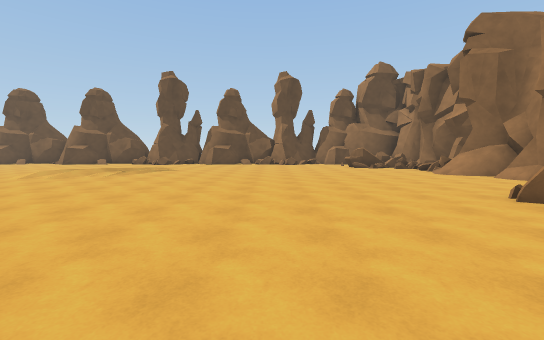
[1] (above)

18 first-person views from a walk through a Unity game level. The camera is 1.5 m above the floor, tilts 4° down and sees 90° across. The floor is counted in squares, 2 m on a side. Each view is taken from the middle of a square. On the plan, view 1 faces up. The plan holds only what a view shows up to about 10 squares ahead; the rest is blank. The place goes on beyond the plan. The player is left out.

[2]
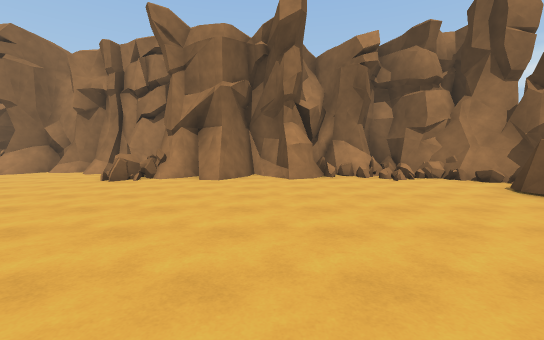

[3]
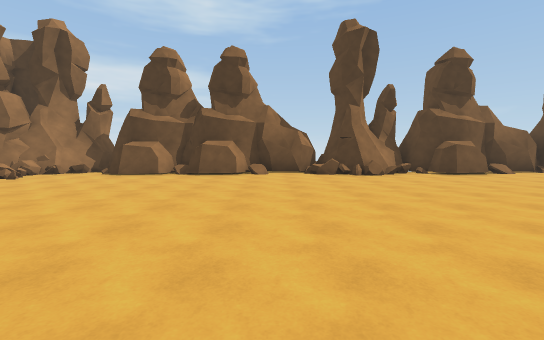

[4]
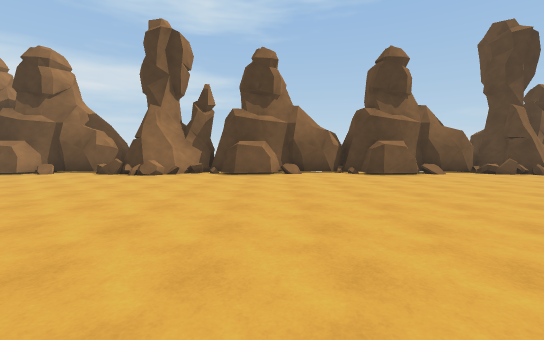

[5]
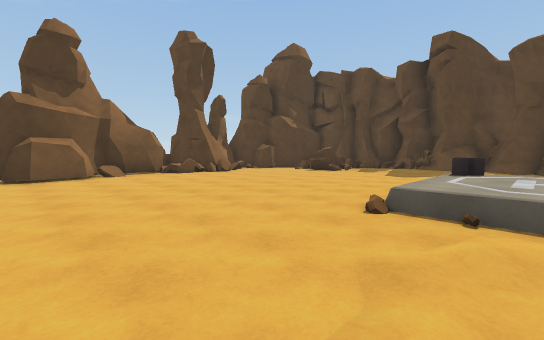

[6]
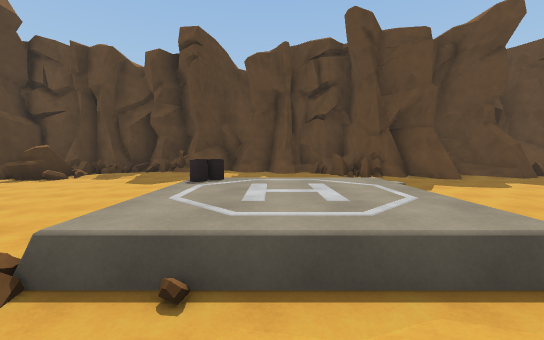

[7]
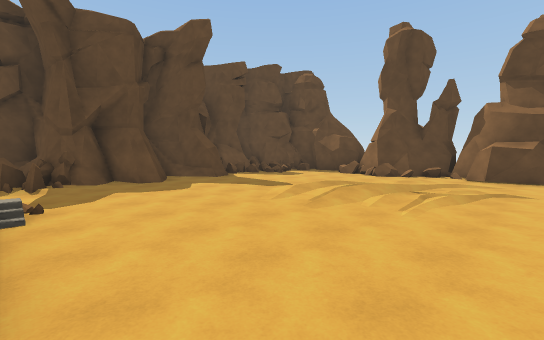

[8]
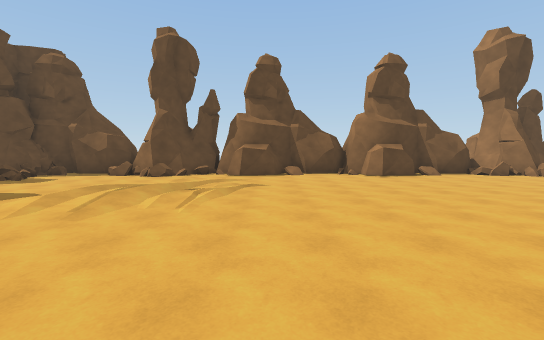

[9]
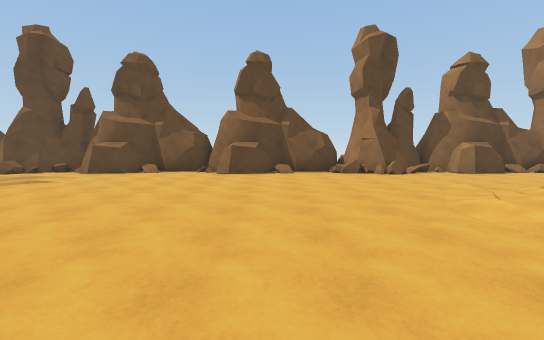

[10]
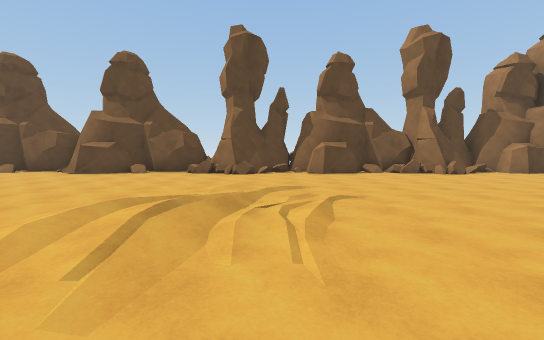

[11]
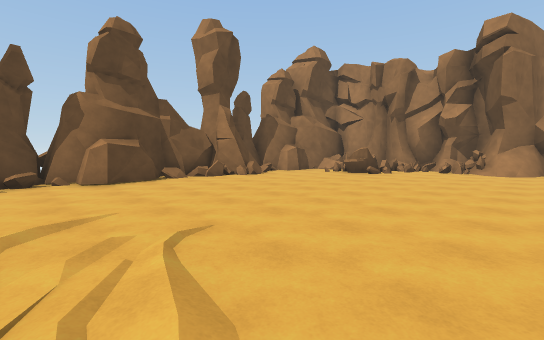

[12]
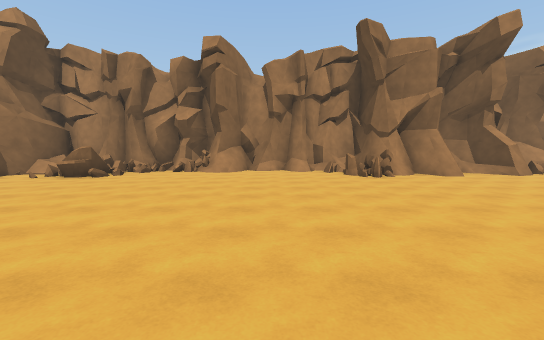

[13]
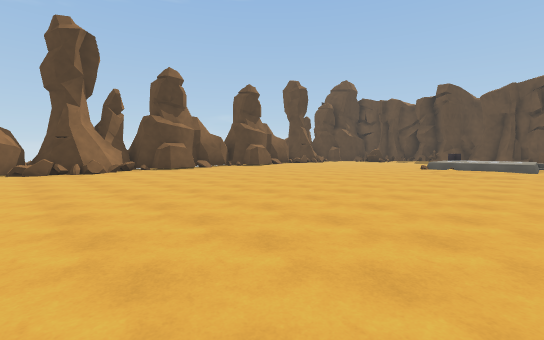

[14]
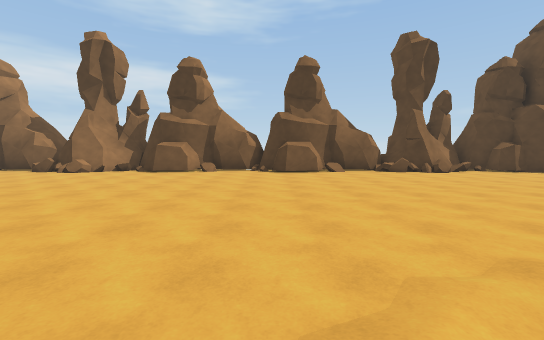

[15]
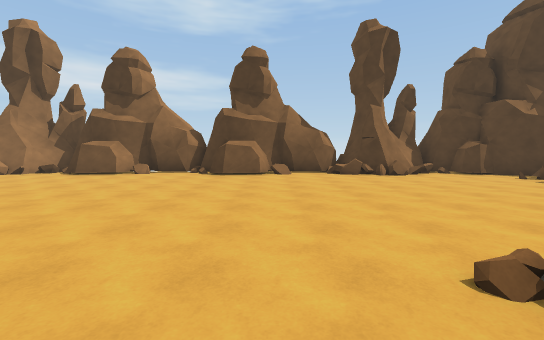

[16]
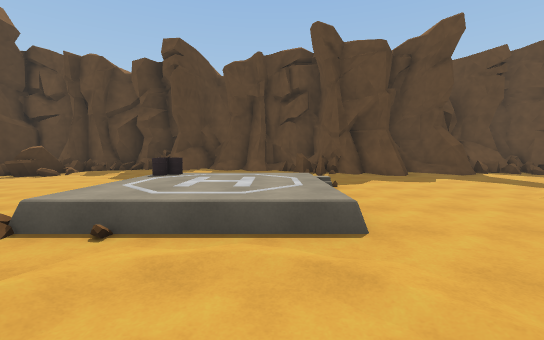

[17]
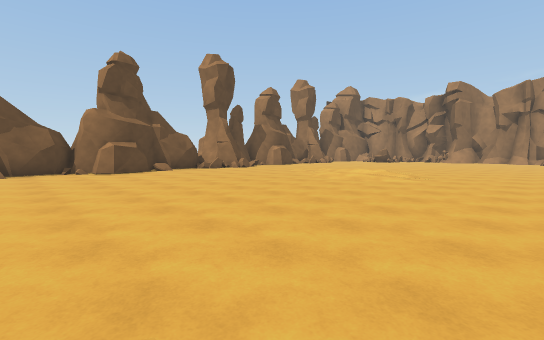

[18]
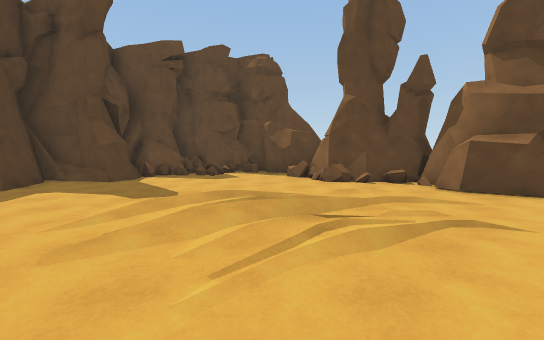

### Floor plan
Key: @ floor where view 1 was taken; # wall or solid block; . main floor; : floor 0.25 m higher than the main floor; + floor 0.5 m higher than the main floor; / step, stairs or slope; = window, fence, low wall or low ledge; ^ raised ledge.
Columns run from 25 left of view 1 to 7 right of it. Each row starts with its distance up from view 1.
 16   ############################
 15  ##..=#..#....#...##..#..##..###
 14  #=...........................=
 13  #=...../....................###
 12  ##...////...................##=
 11  ##...////........../..........=#
 10  #....//..........//./.........=#
  9  ##...............///..........##
  8  ##...............//............#
  7 ###.............................#
  6 #=^#.:=//.//.................../#
  5 #//. .+//......................=#
  4 #//. .+++....................#^##
  3 #//  .=++.....................##
  2 #=/........................../##
  1 #=/........................../##
  0 #=/......................@..../#
 -1 #=/...........................##
 -2 #=##...........................#
 -3 ## #..........................##
 -4 ##/...........................##
 -5  ###.=###.###.###.###..#####.##
 -6    #####################   ####

Positions as (right, up) in squares from view 1, and headings:
1: (0, 0), facing up
2: (-3, 0), facing right
3: (-3, 4), facing down
4: (-10, 4), facing down
5: (-13, 4), facing down-left
6: (-15, 4), facing left
7: (-15, 6), facing up-left
8: (-15, 6), facing up
9: (-10, 6), facing up
10: (-5, 6), facing up
11: (-5, 8), facing up-right
12: (-4, 7), facing right
13: (-4, 6), facing down-left
14: (-13, 5), facing down
15: (-15, 4), facing down
16: (-14, 5), facing left
17: (-14, 5), facing up-right
18: (-15, 9), facing up-left
